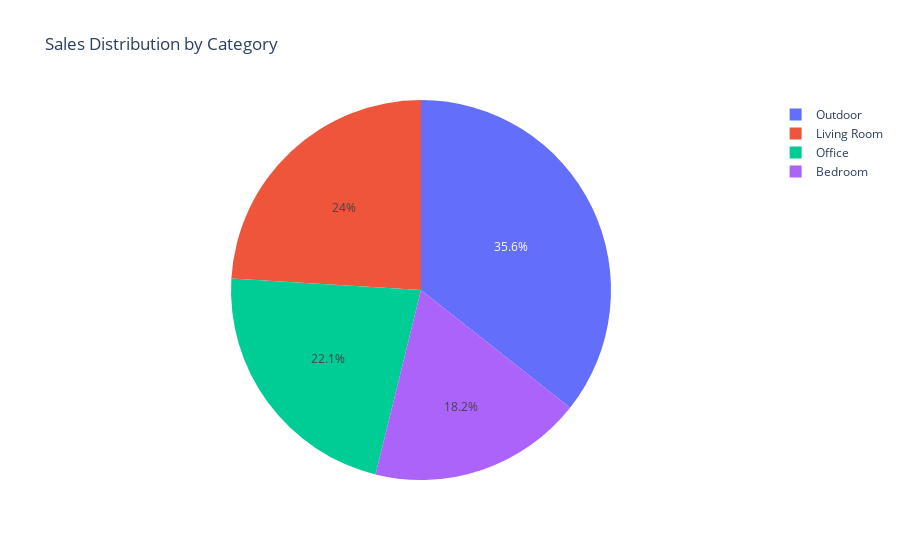

Source (notebook cell):
### Markdown cell above
### 1.2 Sales Distribution by Category

### Code cell
fig = px.pie(category_sales, values="Quantity", names="CategoryName", title="Sales Distribution by Category")
fig.show()

### Figure 1 — Plotly figure (JSON) as saved in the notebook; plotly's stock layout.template omitted (floating-point values rounded to 4 significant figures)
{"data": [{"domain": {"x": [0, 1], "y": [0, 1]}, "hovertemplate": "CategoryName=%{label}<br>Quantity=%{value}<extra></extra>", "labels": ["Bedroom", "Living Room", "Office", "Outdoor"], "legendgroup": "", "name": "", "showlegend": true, "type": "pie", "values": [1419, 1874, 1723, 2778]}], "layout": {"legend": {"tracegroupgap": 0}, "title": {"text": "Sales Distribution by Category"}}}
